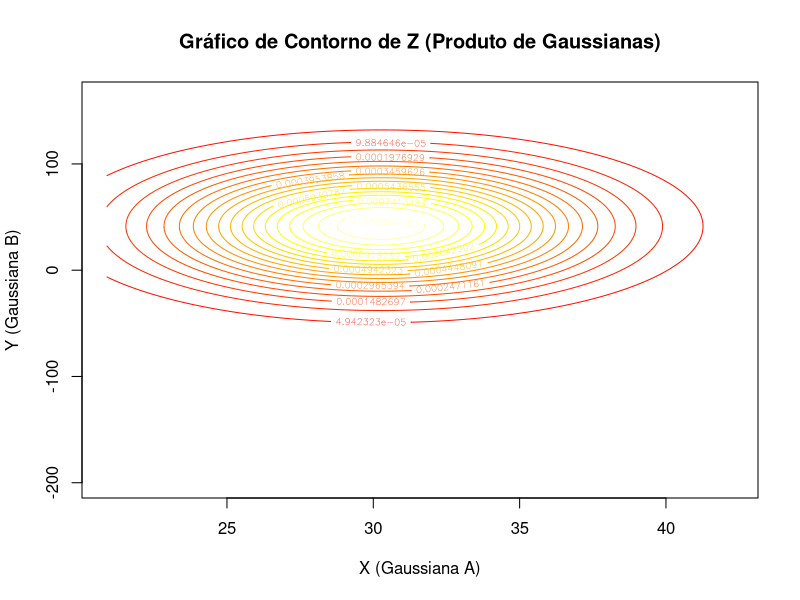

This chart was generated by the following R code: (Note: this script raises an error after producing the figure.)
# Pedro Henrique Passos   Numero USP - 12683096


# Lendo os conjuntos de dados
A = read.delim("dados_A.txt", header=TRUE, sep=" ")
B = read.delim("dados_B.txt", header=TRUE, sep=" ")

# Convertendo em valores numericos
A = as.numeric(A[,1])
B = as.numeric(B[,1])

# Calculando os parametros da distribuilçao normal
muA = mean(A)
sigmaA = sd(A)
muB = mean(B)
sigmaB = sd(B)

# Funcao usada para calcular a densidade de uma distribuicao normal
f = function(x, mu, sigma){
  denominador = sqrt(2 * pi) * sigma
  expoente = -((x - mu)^2) / (2 * sigma^2)
  resultado = exp(expoente) / denominador
  return(resultado)
}

# Matriz que armezana os produtos das densidades de cada distribuicao normal
Z = matrix(0, 1000, 1000)
x = seq(min(A), max(A), len=1000)
y = seq(min(B), max(B), len=1000)


# Montando a matriz 
for(i in 1:1000){
  for(j in 1:1000){
    Z[i,j] = f(x[i],muA,sigmaA) * f(y[j],muB,sigmaB)
  }
}

# Calculando integral onde P (a>b) (diagonal principal pra cima)
integral = 0
for(i in 1:1000){
  for(j in i:1000){  # Percorre os elementos na diagonal principal e acima dela
    integral = integral + Z[i, j]
  }
}

#Realizando a soma de todos os elementos da matriz z (para normalizar o valor probabilidade)
#funcao apply(),propria do R, percorre a matriz a transformando em um vetor unidimensional
#funcao sum(),propria do R, somando todos elementos da matriz transformada em vetor

#soma_total = sum(apply(Z, c(1, 2)))
soma_total = sum(Z)

# Calculando a probabilidade 
probabilidade = integral / soma_total

print(probabilidade)


# Criar o gráfico de contorno
niveis_contorno = seq(min(Z), max(Z), length.out = 20)
contour(x = unique(x), y = unique(y), z = matrix(Z, nrow = 1000), nlevels = length(niveis_contorno), levels = niveis_contorno, col = heat.colors(length(niveis_contorno)), xlab = 'X (Gaussiana A)', ylab = 'Y (Gaussiana B)', main = 'Gráfico de Contorno de Z (Produto de Gaussianas)')

# Adicionar barra de cores
color.legend(levels = niveis_contorno, col = heat.colors(length(niveis_contorno)), align = "rb")

# Adicionar rótulos
title(main = 'Gráfico de Contorno de Z (Produto de Gaussianas)')
xlabel('X (Gaussiana A)')
ylabel('Y (Gaussiana B)')